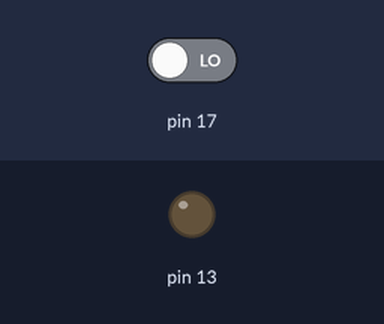
The sketch below on a simulated Arduino Uno, built with avr-gcc and run on an emulated ATmega328P. Parts: output pins drawn as LEDs (lit = HIGH). Inputs (shaded band) come from the test bench; at power-on: pin 17 LOW.

Above: at 1.2 s.
1.3 s: pin 17 driven HIGH
At 1.8 s:
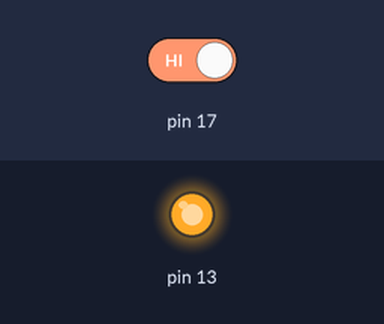
2.8 s: pin 17 driven LOW
At 4.1 s:
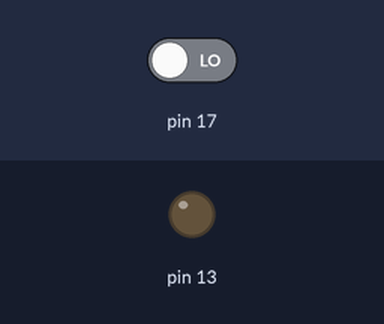
Timing chart, 0 to 5.8 s (numbered marks = the images above; inputs shaded):
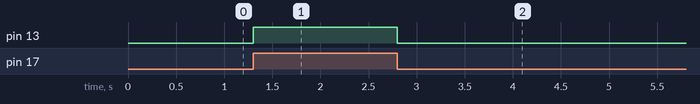

Measured:
- after the input at 1.3 s, pin 13: LOW → HIGH at once
- after the input at 2.8 s, pin 13: HIGH → LOW at once

The sketch:

prueba_modulo_1.ino
```cpp
int sensor=0;

void setup() {
  pinMode(17,INPUT);
  pinMode(13,OUTPUT);

}

void loop() {

  sensor = digitalRead(17);
  if(sensor){
    digitalWrite(13,1);
  }
  else{
    digitalWrite(13,0);
  }


}
```
